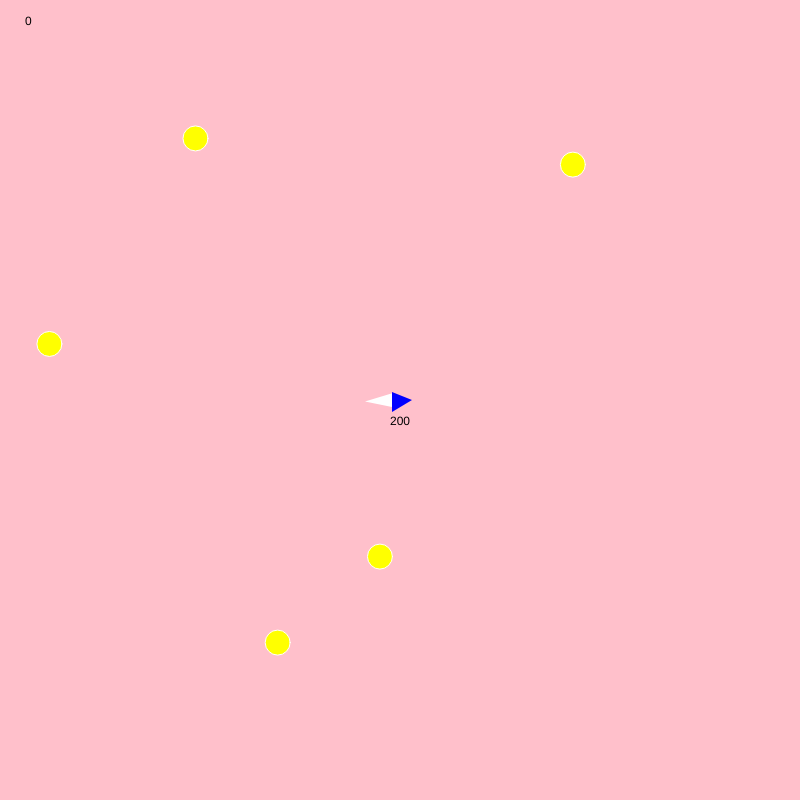
Frame 1 (no input)
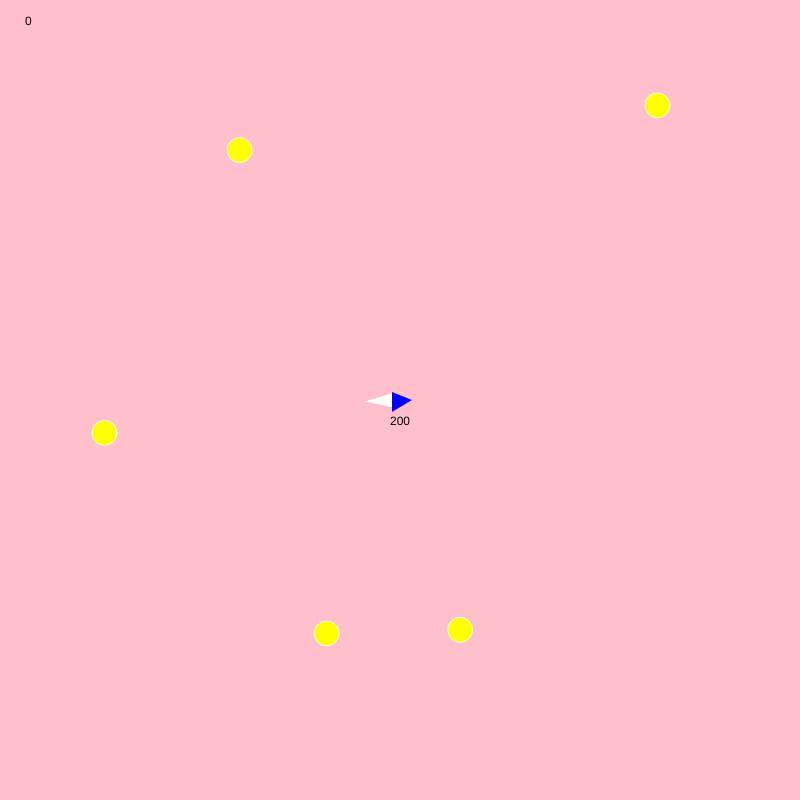
Frame 60 (no input)
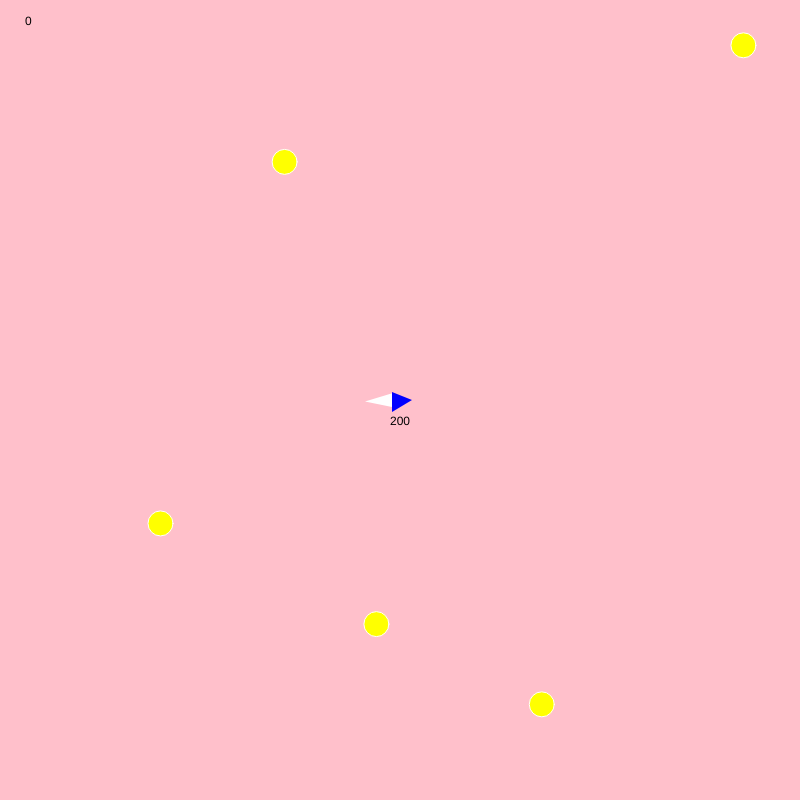
Frame 120 (the mouse pressed at the canvas centre since frame 60)

The p5.js sketch that drew these frames (run headless with seeded random() and noise() and a simulated clock; from frame 60 on, the mouse is pressed at the canvas centre):

// p5.js sketch
// ── sketch.js



function setup() {
    createCanvas(800, 800);
    p = createVector(width / 2, height / 2)
    pVel = createVector(0, 0);
    force = createVector(0, 0);
    size = 10;
    heading = 0;
    boostColor = color(0, 255, 0);
    playerColor = color(255);
    Score = 0;
    Health = 200;
    bb = [];
    bbVel = [];
    bbSize = 25;

    for (var i = 0; i < 5; i++) {
        bb.push(createVector(random(0, width), random(0, height)));
        bbVel.push(p5.Vector.random2D().mult(random(0.25, 2.25)));
    }
}

function draw() {
    background("pink");

    updatePlayer();
    updateBubbles();
    updateLasers();

}
// ── bubbles.js
//bubble variables
var bb;
var bbVel;
var bbSize;

function updateBubbles() {
    touch = false;
    for (var i = 0; i < bb.length; i++) {
        push();

        //bubble collisions 
        if (dist(bb[i].x, bb[i].y, p.x, p.y) < bbSize / 2) {
            touch = true;
            console.log(touch);
        }
        //update bb locations
        bb[i].add(bbVel[i]);

        //contain bb
        //contain player
        if (bb[i].x > width + bbSize / 2) {
            bb[i].x = 0
        }
        if (bb[i].x < -bbSize / 2) {
            bb[i].x = 400
        }
        if (bb[i].y > height + bbSize / 2) {
            bb[i].y = 0
        }
        if (bb[i].y < -bbSize / 2) {
            bb[i].y = 400
        }

        fill("yellow")
        stroke(255);
        ellipse(bb[i].x, bb[i].y, bbSize);
        pop();
    }
    if (touch == true) {
        playerColor = color(255, 0, 0);
        Health--;
    } else {
        playerColor = color(255);
    }

}
// ── laser.js
lasers = [];
laserVel = [];


function updateLasers() {
    for (var i = 0; i < lasers.length; i++) {

        //check bubble collisions
        for (var z = 0; z < bb.length; z++) {
            if (dist(lasers[i].x, lasers[i].y, bb[z].x, bb[z].y) < bbSize / 2) {
                bb[z] = createVector(random(0, width), random(0, height));
                bbVel[z] = p5.Vector.random2D().mult(random(0.25, 2.25));
                Score++;
            }
        }
        lasers[i].add(laserVel[i]);

        push();
        stroke(132, 112, 255);
        //point(lasers[i].x,lasers[i].y);

        line(lasers[i].x, lasers[i].y, lasers[i].x + laserVel[i].x * 4, lasers[i].y + laserVel[i].y * 4)

        pop();
    }
}

function keyPressed() {
    //console.log (keyCode); 
    if (keyCode == 32) {
        lasers.push(createVector(p.x, p.y));
        laserVel.push(p5.Vector.fromAngle(radians(heading)).mult(7));


    }
}
// ── player.js
var p;
var size;
var heading;
var pVel;
var force;
var boostColor;
var touch;
var playerColor;
var Score;
var Health;

function updatePlayer() {
    boostColor = color(255);
        //move and rotate player 

    if (keyIsDown(LEFT_ARROW)) {
        heading -= 6;
    }
    if (keyIsDown(RIGHT_ARROW)) {
        heading += 6;
    }
    if (keyIsDown(UP_ARROW)) {
        force = p5.Vector.fromAngle(radians(heading));
        pVel.add(force.mult(0.2));
        boostColor = color(255,0, 0);
    }

    //contain player
    if (p.x > 600) {
        p.x = 0
    }
    if (p.x < 0) {
        p.x = 600
    }
    if (p.y > 600) {
        p.y = 0
    }
    if (p.y < 0) {
        p.y = 600
    }



    //update player location
    pVel.mult(0.978);
    p.add(pVel);
    //draw the player
    push();
    translate(p.x, p.y);
    rotate(radians(heading));
    //flame stuff
    noStroke();
    fill(boostColor)
    triangle(-size + 2, size * .7, -size * 3.5, size / 7, size * -.7, -size * .7);
    //health


    fill(0,0,255);
    triangle(-size + 2, -size + 2, size + 2, 0, -size + 2, size + 2);
    pop();
    fill(0);
    text(Health, p.x - 10, p.y + 25)

    fill(0);
    text(Score, 25, 25);

}
